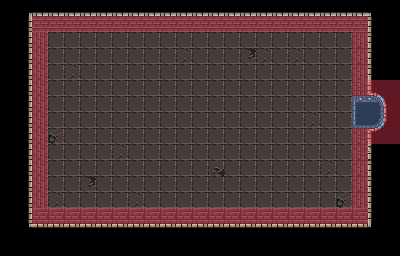

This game map was drawn from its Tiled (.tmx) file and the tilesets committed beside it. A one-line description and the trimmed map source follow:
An orthogonal 25x16 tile map with 16x16 px tiles, 3 tile layers (Tile Layer 1, wall meta, door meta), 2 tilesets.

<map version="1.8" tiledversion="1.8.4" orientation="orthogonal" renderorder="right-down" width="25" height="16" tilewidth="16" tileheight="16" infinite="0" nextlayerid="7" nextobjectid="1">
 <tileset firstgid="1" source="0x72_DungeonTilesetII_v1.4.tsx" />
 <tileset firstgid="1025" source="MetaSet.tsx" />
 <layer id="1" name="Tile Layer 1" width="25" height="16">
  <data>[400 cells, 350 non-empty, 22 distinct tile ids]</data>
 </layer>
 <layer id="5" name="wall meta" width="25" height="16" opacity="0.4">
  <data>[400 cells, 68 non-empty, 1 distinct tile ids]</data>
 </layer>
 <layer id="6" name="door meta" width="25" height="16" opacity="0.4">
  <data>[400 cells, 4 non-empty, 1 distinct tile ids]</data>
 </layer>
</map>
